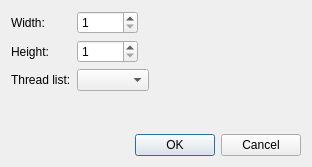
<?xml version="1.0" encoding="UTF-8"?>
<ui version="4.0">
 <class>KreuzstichGUI::NewPictureDialog</class>
 <widget class="QDialog" name="KreuzstichGUI::NewPictureDialog">
  <property name="geometry">
   <rect>
    <x>0</x>
    <y>0</y>
    <width>312</width>
    <height>167</height>
   </rect>
  </property>
  <property name="windowTitle">
   <string>Import picture</string>
  </property>
  <layout class="QVBoxLayout" name="verticalLayout">
   <item>
    <layout class="QFormLayout" name="formLayout">
     <item row="0" column="0">
      <widget class="QLabel" name="label_2">
       <property name="text">
        <string>Width:</string>
       </property>
      </widget>
     </item>
     <item row="0" column="1">
      <layout class="QHBoxLayout" name="horizontalLayout">
       <item>
        <widget class="QSpinBox" name="width_sb">
         <property name="sizePolicy">
          <sizepolicy hsizetype="Minimum" vsizetype="Fixed">
           <horstretch>0</horstretch>
           <verstretch>0</verstretch>
          </sizepolicy>
         </property>
         <property name="minimum">
          <number>1</number>
         </property>
         <property name="maximum">
          <number>10000</number>
         </property>
        </widget>
       </item>
       <item>
        <spacer name="horizontalSpacer">
         <property name="orientation">
          <enum>Qt::Horizontal</enum>
         </property>
         <property name="sizeHint" stdset="0">
          <size>
           <width>40</width>
           <height>20</height>
          </size>
         </property>
        </spacer>
       </item>
      </layout>
     </item>
     <item row="1" column="0">
      <widget class="QLabel" name="label_3">
       <property name="text">
        <string>Height:</string>
       </property>
      </widget>
     </item>
     <item row="1" column="1">
      <layout class="QHBoxLayout" name="horizontalLayout_2">
       <item>
        <widget class="QSpinBox" name="height_sb">
         <property name="minimum">
          <number>1</number>
         </property>
         <property name="maximum">
          <number>10000</number>
         </property>
        </widget>
       </item>
       <item>
        <spacer name="horizontalSpacer_2">
         <property name="orientation">
          <enum>Qt::Horizontal</enum>
         </property>
         <property name="sizeHint" stdset="0">
          <size>
           <width>40</width>
           <height>20</height>
          </size>
         </property>
        </spacer>
       </item>
      </layout>
     </item>
     <item row="2" column="0">
      <widget class="QLabel" name="label_5">
       <property name="text">
        <string>Thread list:</string>
       </property>
      </widget>
     </item>
     <item row="2" column="1">
      <layout class="QHBoxLayout" name="horizontalLayout_4">
       <item>
        <widget class="QComboBox" name="threadlist_cmb"/>
       </item>
       <item>
        <spacer name="horizontalSpacer_4">
         <property name="orientation">
          <enum>Qt::Horizontal</enum>
         </property>
         <property name="sizeHint" stdset="0">
          <size>
           <width>40</width>
           <height>20</height>
          </size>
         </property>
        </spacer>
       </item>
      </layout>
     </item>
    </layout>
   </item>
   <item>
    <spacer name="verticalSpacer">
     <property name="orientation">
      <enum>Qt::Vertical</enum>
     </property>
     <property name="sizeHint" stdset="0">
      <size>
       <width>20</width>
       <height>40</height>
      </size>
     </property>
    </spacer>
   </item>
   <item>
    <widget class="QDialogButtonBox" name="buttonBox">
     <property name="orientation">
      <enum>Qt::Horizontal</enum>
     </property>
     <property name="standardButtons">
      <set>QDialogButtonBox::Cancel|QDialogButtonBox::Ok</set>
     </property>
    </widget>
   </item>
  </layout>
 </widget>
 <resources/>
 <connections>
  <connection>
   <sender>buttonBox</sender>
   <signal>accepted()</signal>
   <receiver>KreuzstichGUI::NewPictureDialog</receiver>
   <slot>accept()</slot>
   <hints>
    <hint type="sourcelabel">
     <x>248</x>
     <y>254</y>
    </hint>
    <hint type="destinationlabel">
     <x>157</x>
     <y>274</y>
    </hint>
   </hints>
  </connection>
  <connection>
   <sender>buttonBox</sender>
   <signal>rejected()</signal>
   <receiver>KreuzstichGUI::NewPictureDialog</receiver>
   <slot>reject()</slot>
   <hints>
    <hint type="sourcelabel">
     <x>316</x>
     <y>260</y>
    </hint>
    <hint type="destinationlabel">
     <x>286</x>
     <y>274</y>
    </hint>
   </hints>
  </connection>
 </connections>
 <slots>
  <slot>updateHeight()</slot>
  <slot>updateWidth()</slot>
  <slot>reduceToChanged()</slot>
 </slots>
</ui>
